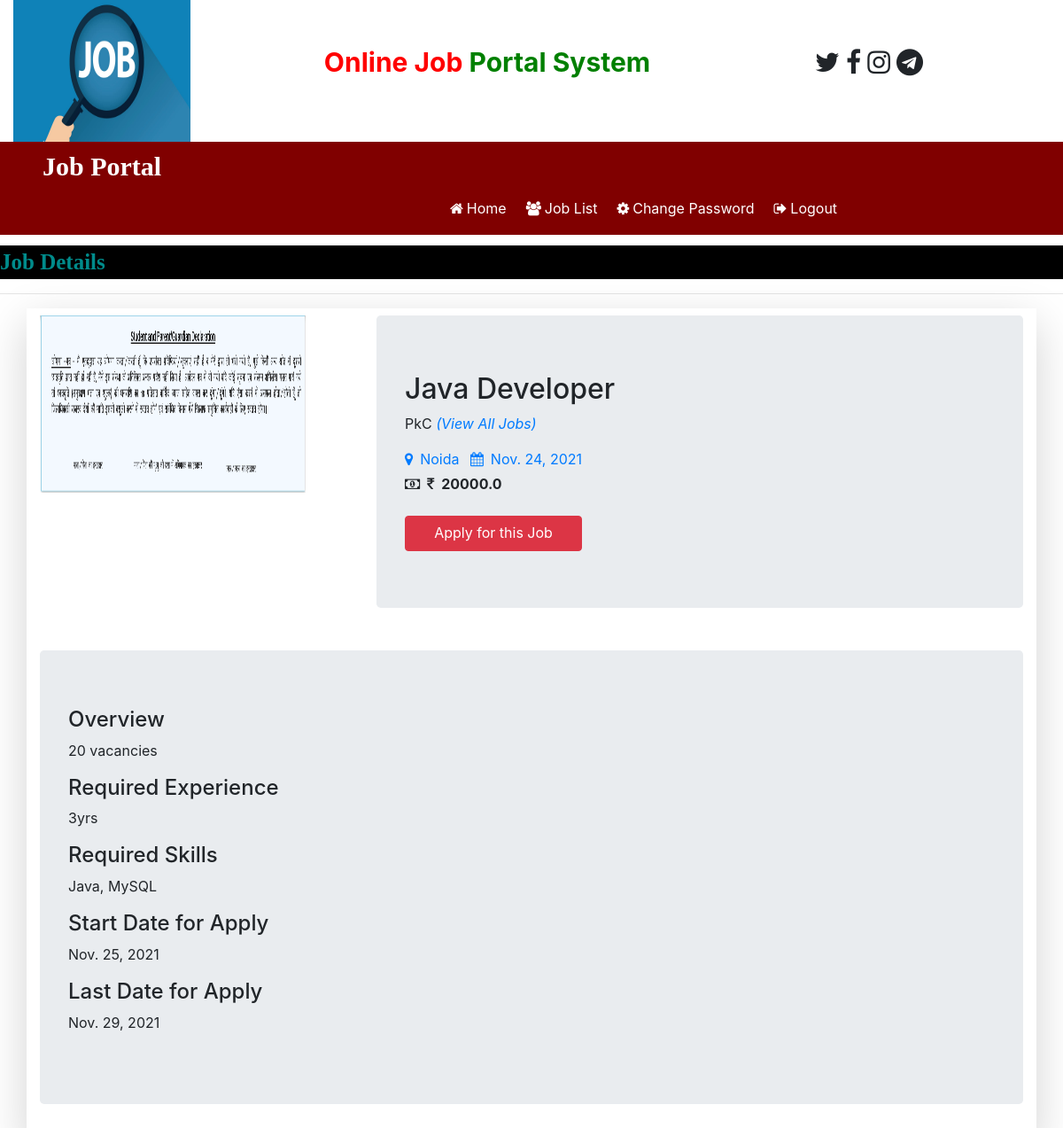
/job_detail/3, run on the app's committed database.
### job/models.py (models this page shows, shortened)
class Job(models.Model):
    recruiter = models.ForeignKey(Recruiter,on_delete=models.CASCADE)
    start_date = models.DateField()
    end_date = models.DateField()
    title = models.CharField(max_length=100)
    salary = models.FloatField(max_length=20)
    image = models.FileField()
    description = models.CharField(max_length=300)
    experience = models.CharField(max_length=50)
    location = models.CharField(max_length=100)
    skills = models.CharField(max_length=100)
    creationdate = models.DateField()

class Recruiter(models.Model):
    user=models.ForeignKey(User,on_delete=models.CASCADE)
    mobile=models.CharField(max_length=15,null=True)
    image=models.FileField(null=True)
    gender=models.CharField(max_length=10,null=True)
    company=models.CharField(max_length=50,null=True)
    type=models.CharField(max_length=15,null=True)
    status=models.CharField(max_length=20,null=True)

### job/views.py (the view)
# urls.py: path('job_detail/<int:pid>',job_detail,name="job_detail"),
def job_detail(request,pid):
    job = Job.objects.get(id=pid)
    d = {'job':job}
    return render(request,'job_detail.html',d)

### job/templates/job_detail.html (shortened to what this page needs)
{%  load static %}
{%   block body %}
{%   include 'user_navigation.html'%}
<marquee style="font-family: 'Times New Roman', Times, serif; font-size:25px; color:darkcyan; background-color:black; font-weight:bold; margin-top: 1%;">
   Job Details
</marquee>
<hr>
<div class="container shadow-lg py-2 mb-2">
<div class="row">
    <div class="col-md-4">
        <img src = "{{job.image.url}}" style = "width:300px;height:200px">
    </div>
    <div class="col-md-8">
        <div class="jumbotron">
        <h2>{{job.title}}</h2>
            <p>{{job.recruiter.company}}<em> <a href = "{%url 'user_latestjobs' %}">(View All Jobs)</a></em></p>
            <a href = "#" class="mr-2"><i class = "fa fa-map-marker mr-2"></i>{{job.location}}</a>
            <a href = "#"><i class = "fa fa-calendar mr-2"></i>{{job.creationdate}}</a>
            <br>
            <strong><i class="fa fa-money mr-2 mt-2"></i><i class="fa fa-inr mr-2 mt-2"></i>{{job.salary}}</strong>
            <div class="mt-4">
            <a href ="{% url 'applyforjob' job.id %}" class="btn btn-danger" style="width: 200px; height: 40px;">Apply for this Job</a>
        </div>
        </div>
    </div>
</div>
    <div class="mt-3">
        <div class="jumbotron">
        <h4>Overview</h4>
        <p>{{job.description}}</p>
        <h4>Required Experience</h4>
        <p>{{job.experience}}yrs</p>
        <h4>Required Skills</h4>
        <p>{{job.skills}}</p>
        <h4>Start Date for Apply</h4>
        <p>{{job.start_date}}</p>
        <h4>Last Date for Apply</h4>
        <p>{{job.end_date}}</p>
    </div>
    </div>
</div>
{%   endblock %}

### data on the page
Job: image (picture), title "Java Developer", recruiter.company "PkC", location "Noida", creationdate "Nov. 24, 2021", salary "20000.0", description "20 vacancies", experience "3", skills "Java, MySQL", start_date "Nov. 25, 2021", end_date "Nov. 29, 2021"
